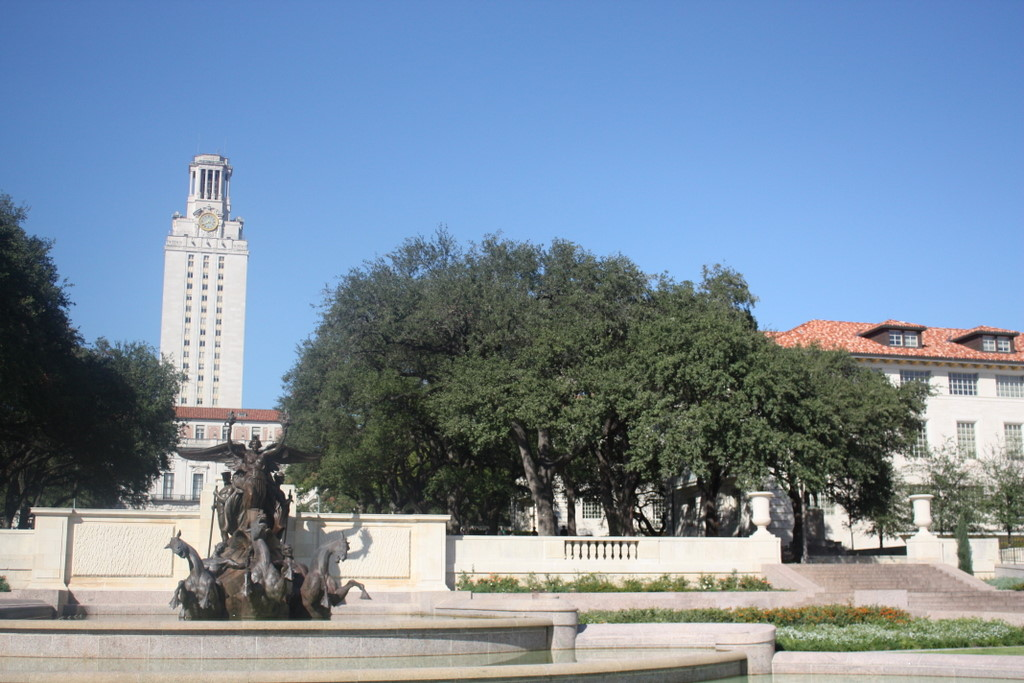
#> input picture python/hw2_data/uttower_left.JPG, 1024 x 683 px
$ jupyter execute reference.ipynb   (older library calls are emulated)
#> lines starting #> are read from the running program, lines starting #| are printed output that depends on the picture
[cell 1]
import cv2
import numpy as np

[cell 2]
img = cv2.imread('./hw2_data/uttower_left.JPG')
#> img is the input picture: shape (683, 1024, 3); mean B, G, R 159, 140, 121.7
gray= cv2.cvtColor(img,cv2.COLOR_BGR2GRAY)
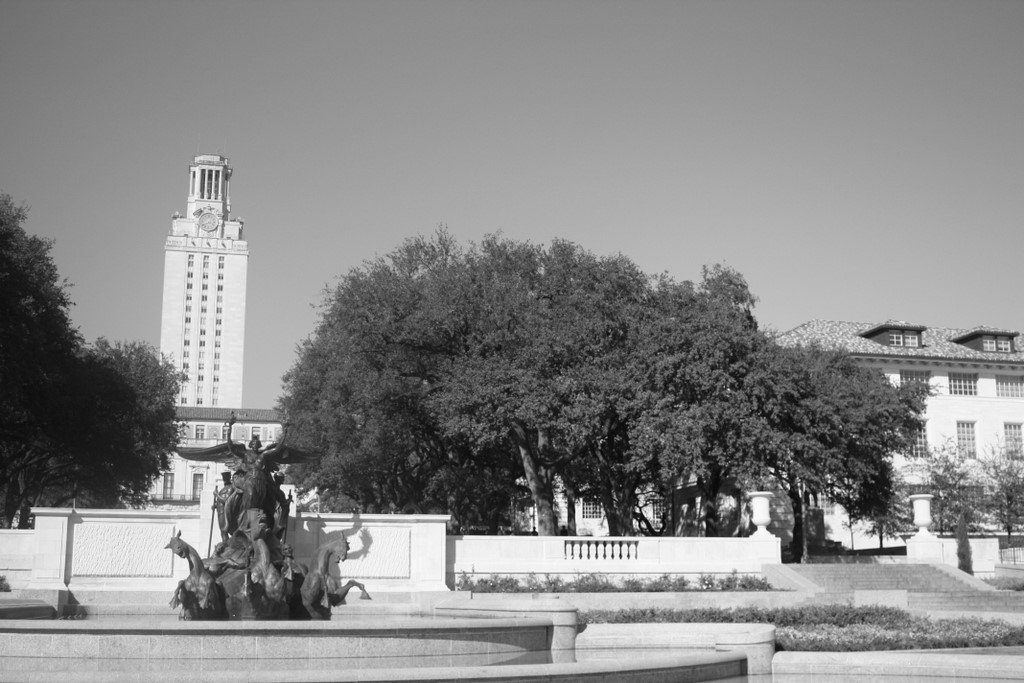
#> gray: shape (683, 1024); min 2, max 255, mean 136.7

[cell 3]
sift = cv2.SIFT()

[cell 4]
kp = sift.detect(gray,None)
#> kp = 5314 keypoints; strongest (x, y, size): (620, 556, 2.4), (612, 556, 2.2), (698, 499, 3.5), (534, 528, 1.9)

[cell 5]
img=cv2.drawKeypoints(gray,kp)
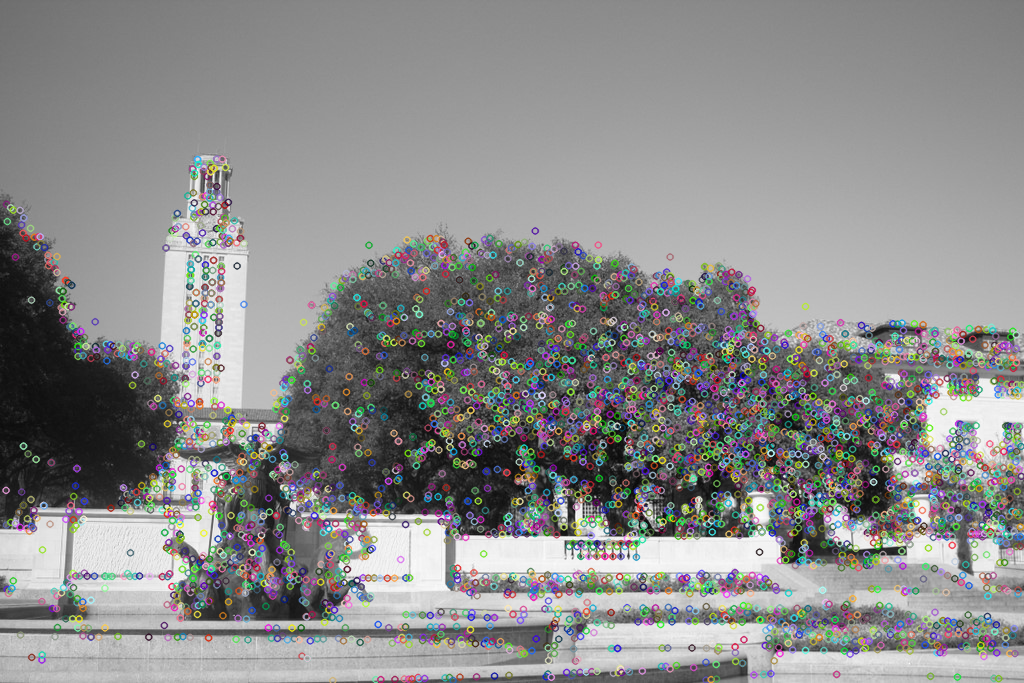
#> img: shape (683, 1024, 3); mean of channels 0, 1, 2 138.3, 138.5, 138.4; drawn as B, G, R

cv2.imwrite('sift_keypoints.jpg',img)
#> Out = True

$ run again, with python/hw2_data/test1_left.jpg copied over python/hw2_data/uttower_left.JPG
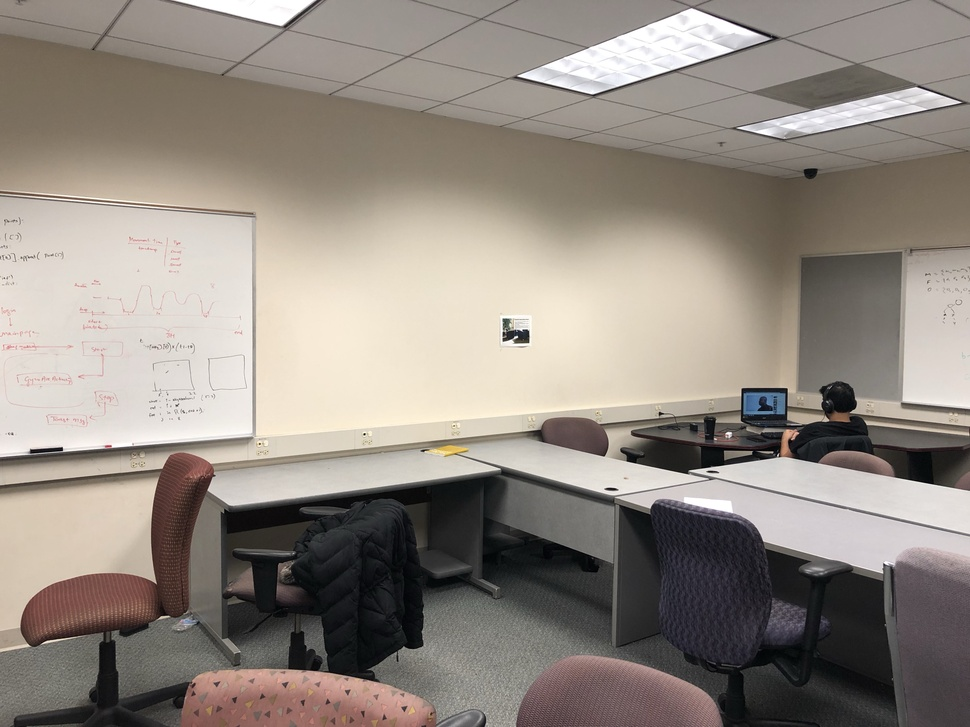
#> input picture python/hw2_data/test1_left.jpg, 970 x 727 px, shrunk from 4032 x 3024 before the run
#> img is the input picture: shape (727, 970, 3); mean B, G, R 130, 138.1, 146.5
#> `gray= cv2.cvtColor(img,cv2.COLOR_BGR2GRAY)`:
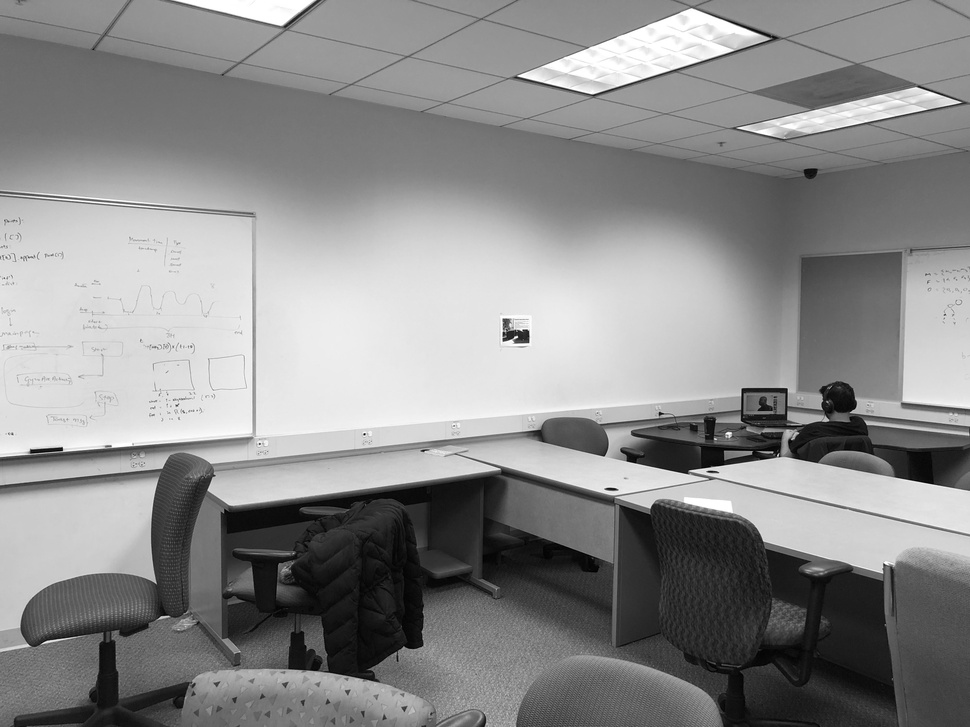
#> gray: shape (727, 970); min 0, max 255, mean 139.7
#> kp = 677 keypoints; strongest (x, y, size): (516, 337, 2), (523, 336, 9), (61, 449, 2.6), (660, 413, 2.4)
#> `img=cv2.drawKeypoints(gray,kp)`:
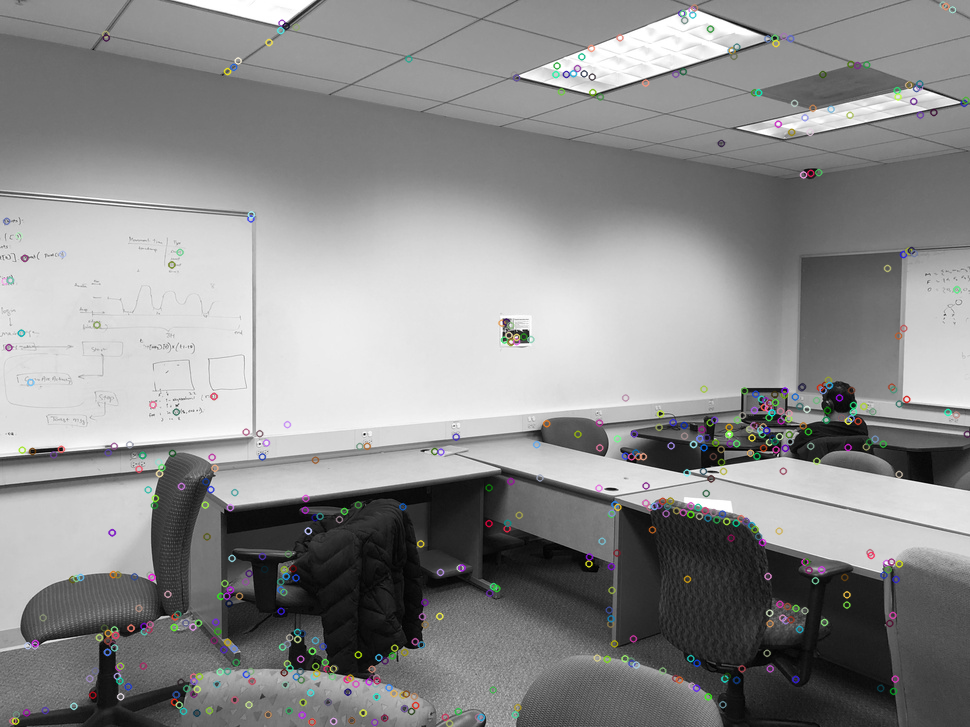
#> img: shape (727, 970, 3); mean of channels 0, 1, 2 140.1, 140.1, 140.1; drawn as B, G, R
#> Out = True

$ run again, with python/hw2_data/test1_right.jpg copied over python/hw2_data/uttower_left.JPG
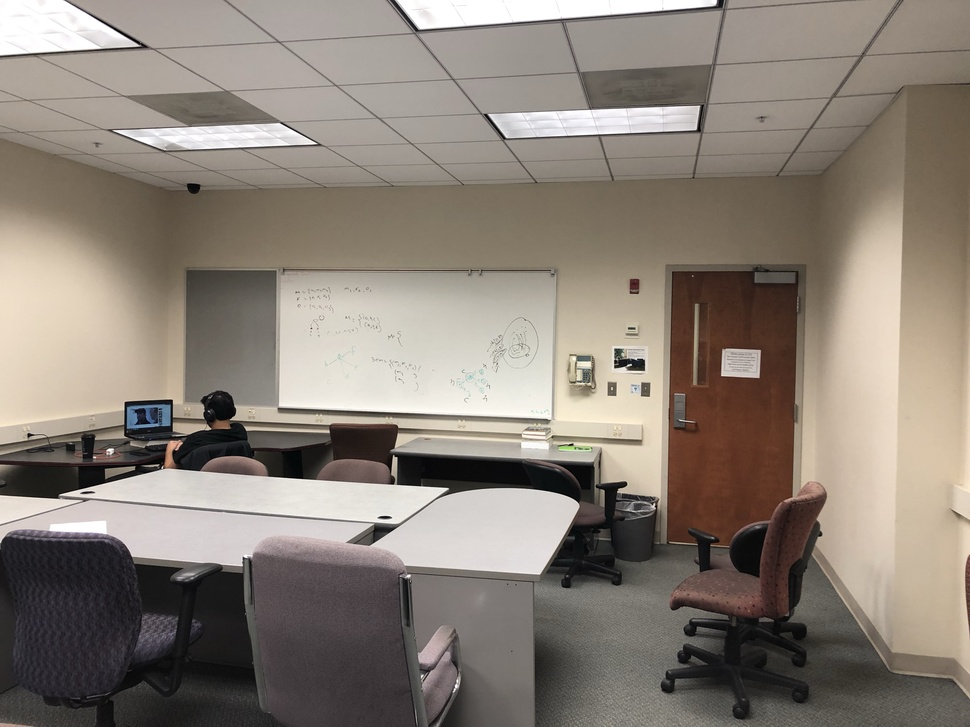
#> input picture python/hw2_data/test1_right.jpg, 970 x 727 px, shrunk from 4032 x 3024 before the run
#> img is the input picture: shape (727, 970, 3); mean B, G, R 119.1, 128.6, 138
#> `gray= cv2.cvtColor(img,cv2.COLOR_BGR2GRAY)`:
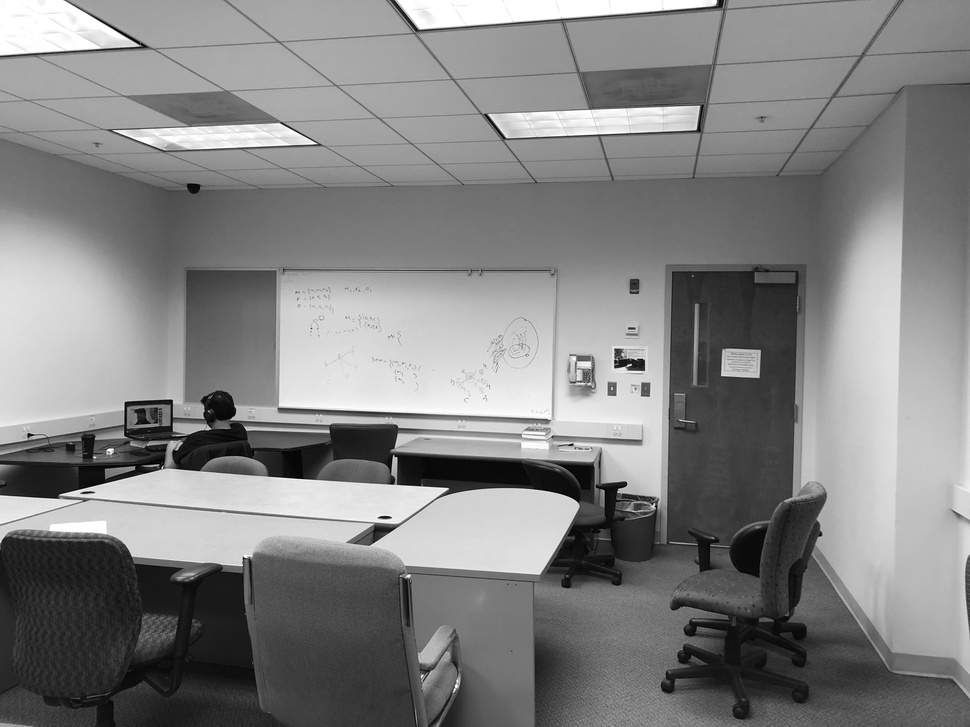
#> gray: shape (727, 970); min 0, max 255, mean 130.4
#> kp = 800 keypoints; strongest (x, y, size): (639, 365, 8.7), (571, 445, 1.9), (29, 435, 2.8), (379, 531, 11.9)
#> `img=cv2.drawKeypoints(gray,kp)`:
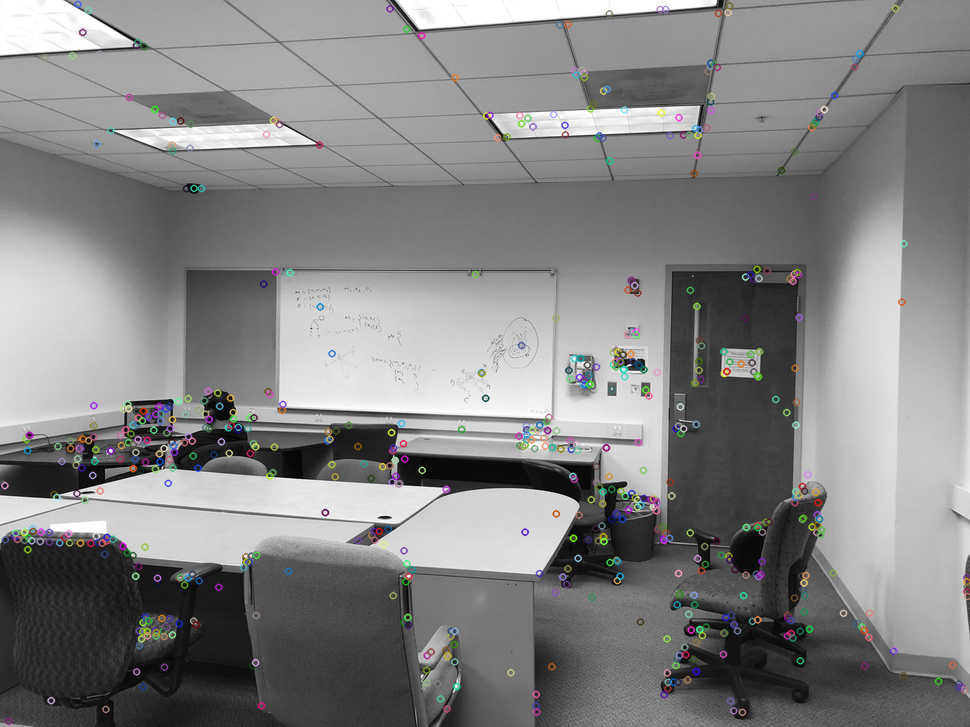
#> img: shape (727, 970, 3); mean of channels 0, 1, 2 130.9, 131, 131; drawn as B, G, R
#> Out = True

$ run again, with python/hw2_data/uttower_right.JPG copied over python/hw2_data/uttower_left.JPG
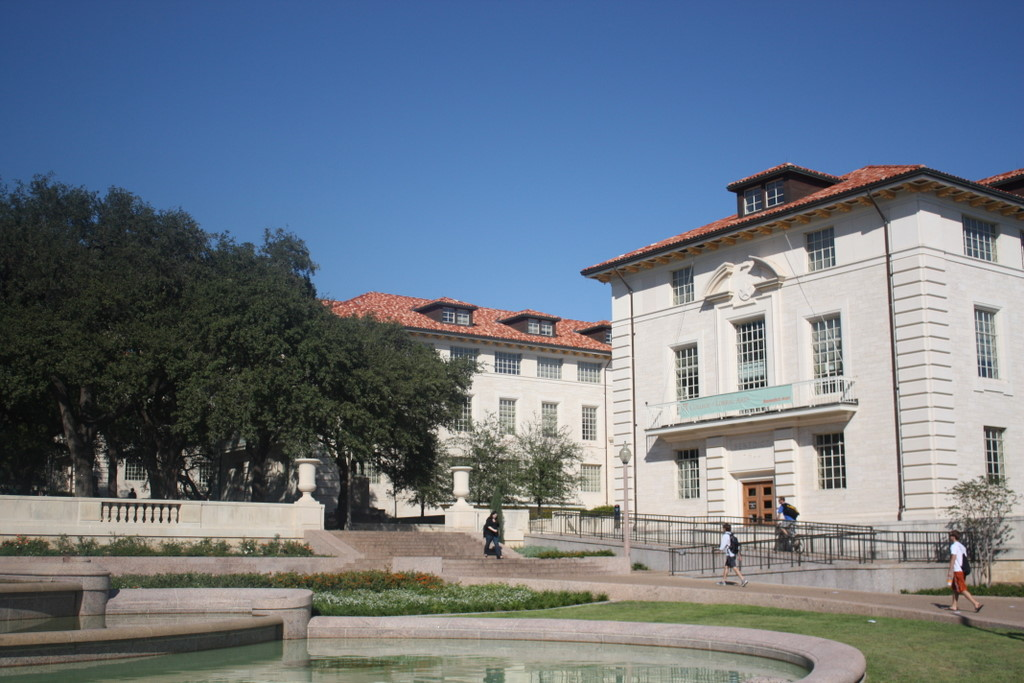
#> input picture python/hw2_data/uttower_right.JPG, 1024 x 683 px
#> img is the input picture: shape (683, 1024, 3); mean B, G, R 132, 118.9, 107.7
#> `gray= cv2.cvtColor(img,cv2.COLOR_BGR2GRAY)`:
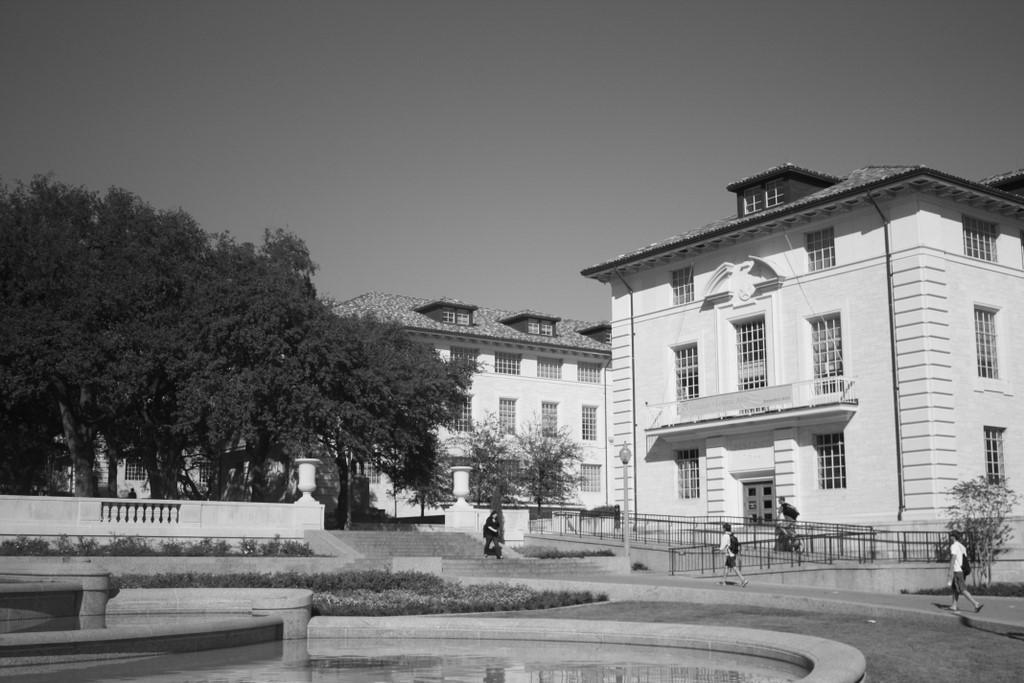
#> gray: shape (683, 1024); min 3, max 253, mean 117
#> kp = 4195 keypoints; strongest (x, y, size): (958, 550, 9.6), (490, 527, 2), (376, 451, 1.8), (440, 520, 6.8)
#> `img=cv2.drawKeypoints(gray,kp)`:
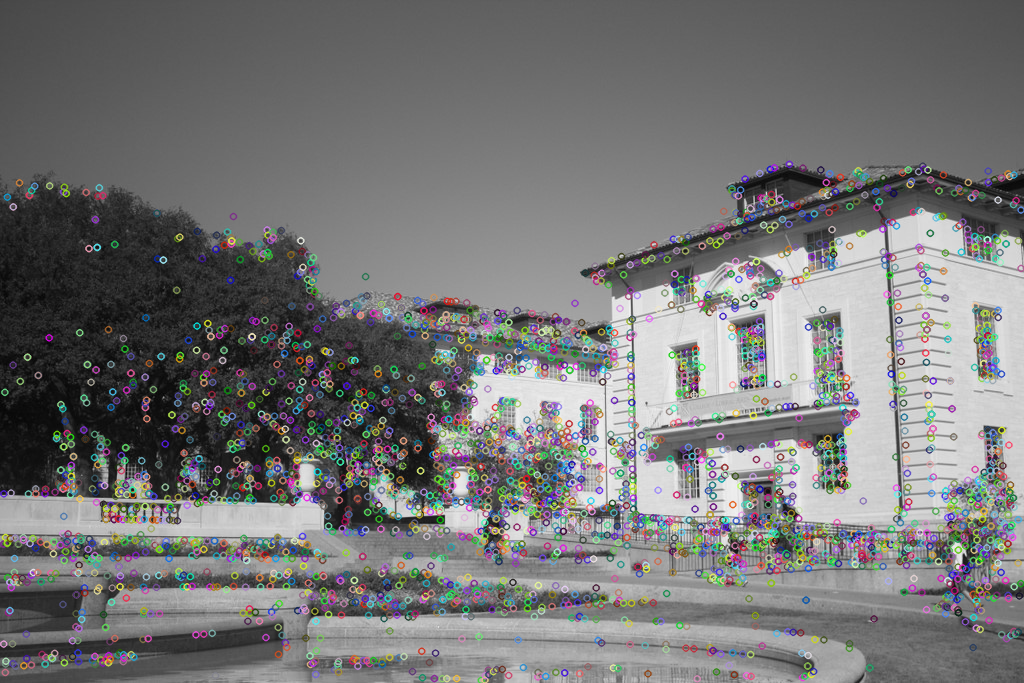
#> img: shape (683, 1024, 3); mean of channels 0, 1, 2 118.1, 118, 117.9; drawn as B, G, R
#> Out = True
